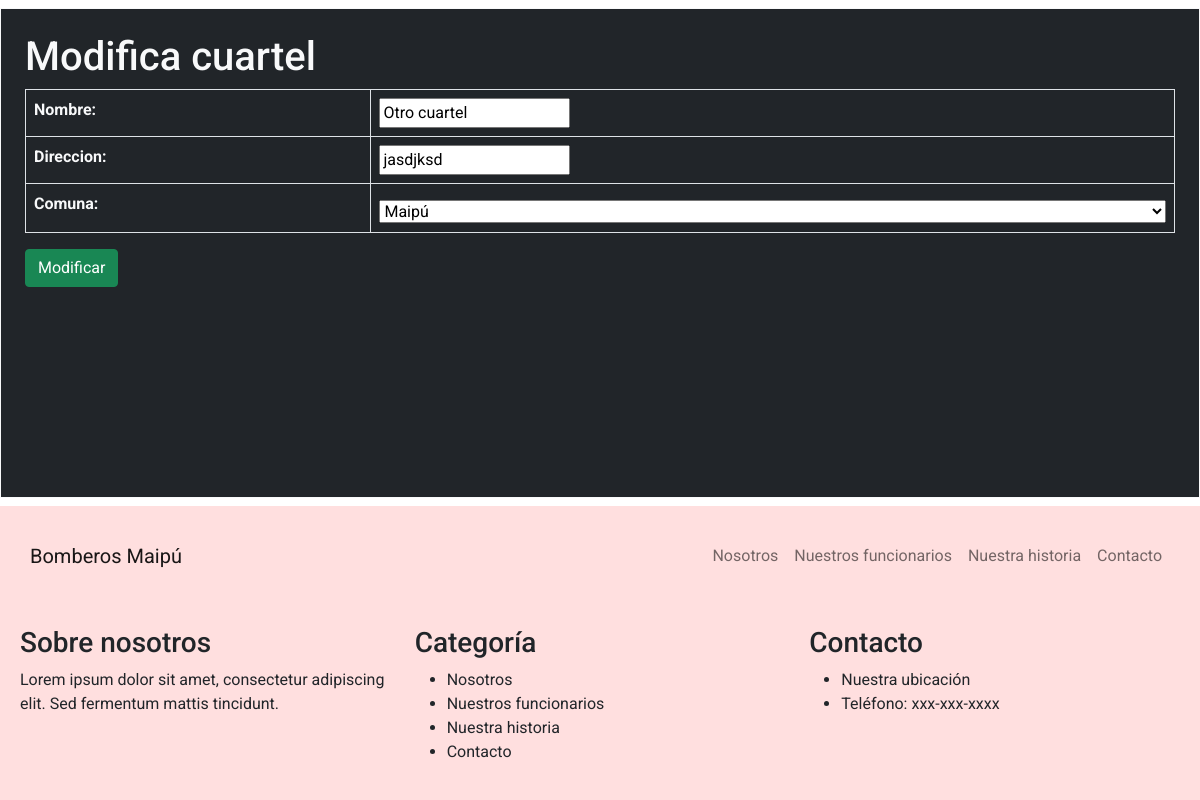
Page /form_mod_cuartel/12 on the committed database.
### bomberos/models.py (models this page shows, shortened)
class Cuartel(models.Model):
    idCuartel = models.AutoField(primary_key=True, verbose_name='ID')
    nombre = models.CharField(max_length=100, verbose_name='Nombre')
    direccion = models.CharField(max_length=100, null=True, blank=True, verbose_name='Direccion')
    comuna = models.ForeignKey(Comuna, on_delete=models.CASCADE)

class Comuna(models.Model):
    idComuna = models.AutoField(primary_key=True, verbose_name='Id comuna')
    nombre = models.CharField(max_length=50, verbose_name='Nombre comuna')
    def __str__(self):
        return self.nombre

### bomberos/views.py (the view)
# urls.py: path('form_mod_cuartel/<id>',form_mod_cuartel,name="form_mod_cuartel"),
def form_mod_cuartel(request, id):
    cuartel = Cuartel.objects.filter(idCuartel=id).first()
    datos = {
        'form': CuartelForm(instance=cuartel)
    }
    if request.method == 'POST':
        formulario = CuartelForm(data=request.POST, instance=cuartel)
        if formulario.is_valid():
            formulario.save()
    return render(request, 'form_mod_cuartel.html', datos)

### bomberos/forms.py
class CuartelForm(ModelForm):
    class Meta:
        model = Cuartel
        fields = ['nombre','direccion','comuna']

### bomberos/templates/form_mod_cuartel.html (shortened to what this page needs)
<!DOCTYPE html>
<html lang="es">
<head>
  <link rel="stylesheet" href="https://cdnjs.cloudflare.com/ajax/libs/bootstrap/5.0.2/css/bootstrap.min.css">
  <link rel="stylesheet" href="../static/css/style.css">
</head>
<body>
  <nav class="navbar navbar-expand-lg navbar-light bg-light">
    <div class="container">
      <a class="navbar-brand" href="#">Bomberos Maipú</a>
      <div class="collapse navbar-collapse" id="navbarNav">
        <ul class="navbar-nav ms-auto">
          <li class="nav-item">
            <a class="nav-link" href="#nosotros">Nosotros</a>
          </li>
          <li class="nav-item">
            <a class="nav-link" href="#funcionarios">Nuestros funcionarios</a>
          </li>
          <li class="nav-item">
            <a class="nav-link" href="#historia">Nuestra historia</a>
          </li>
          <li class="nav-item">
            <a class="nav-link" href="#contacto">Contacto</a>
          </li>
        </ul>
      </div>
    </div>
  </nav>
  <div class="container bg-dark text-light mt-2 mb-2  border border-light" style="padding: 2%;">
        <h1>Modifica cuartel</h1>
            <form method="POST" action="" autocomplete="off">
                <table class="table table-bordered text-light">
                    {{ form.as_table }}
                </table>
                <button type="submit" class="btn btn-success">Modificar</button>
          </form>
    </div>
  <footer class="bg-light">
    <div class="container">
      <div class="row">
        <div class="col-md-4">
          <h3>Sobre nosotros</h3>
          <p>Lorem ipsum dolor sit amet, consectetur adipiscing elit. Sed fermentum mattis tincidunt.</p>
        </div>
        <div class="col-md-4">
          <h3>Categoría</h3>
          <ul>
            <li>Nosotros</li>
            <li>Nuestros funcionarios</li>
            <li>Nuestra historia</li>
            <li>Contacto</li>
          </ul>
        </div>
        <div class="col-md-4">
          <h3>Contacto</h3>
          <ul>
            <li>Nuestra ubicación</li>
            <li>Teléfono: xxx-xxx-xxxx</li>
          </ul>
        </div>
      </div>
    </div>
  </footer>
</body>
</html>

### bomberos/static/css/style.css (style rules this page uses)
.bg-light { background-color: #FFDFDF !important; }
body { display: grid; grid-template-rows: 1fr auto; min-height: 100vh; margin: 0; padding: 0; font-family: 'Roboto', sans-serif; }
.container { grid-row: 1; padding: 20px; max-width: 1200px; margin: 0 auto; }
.navbar { top: 0; left: 0; width: 100%; background-color: #FFDFDF; padding: 10px; z-index: 999; }
select { margin-top: 1%; width: 100%; }

### rows in the picture
Cuartel: nombre "Otro cuartel", direccion "jasdjksd", comuna "Maipú"
